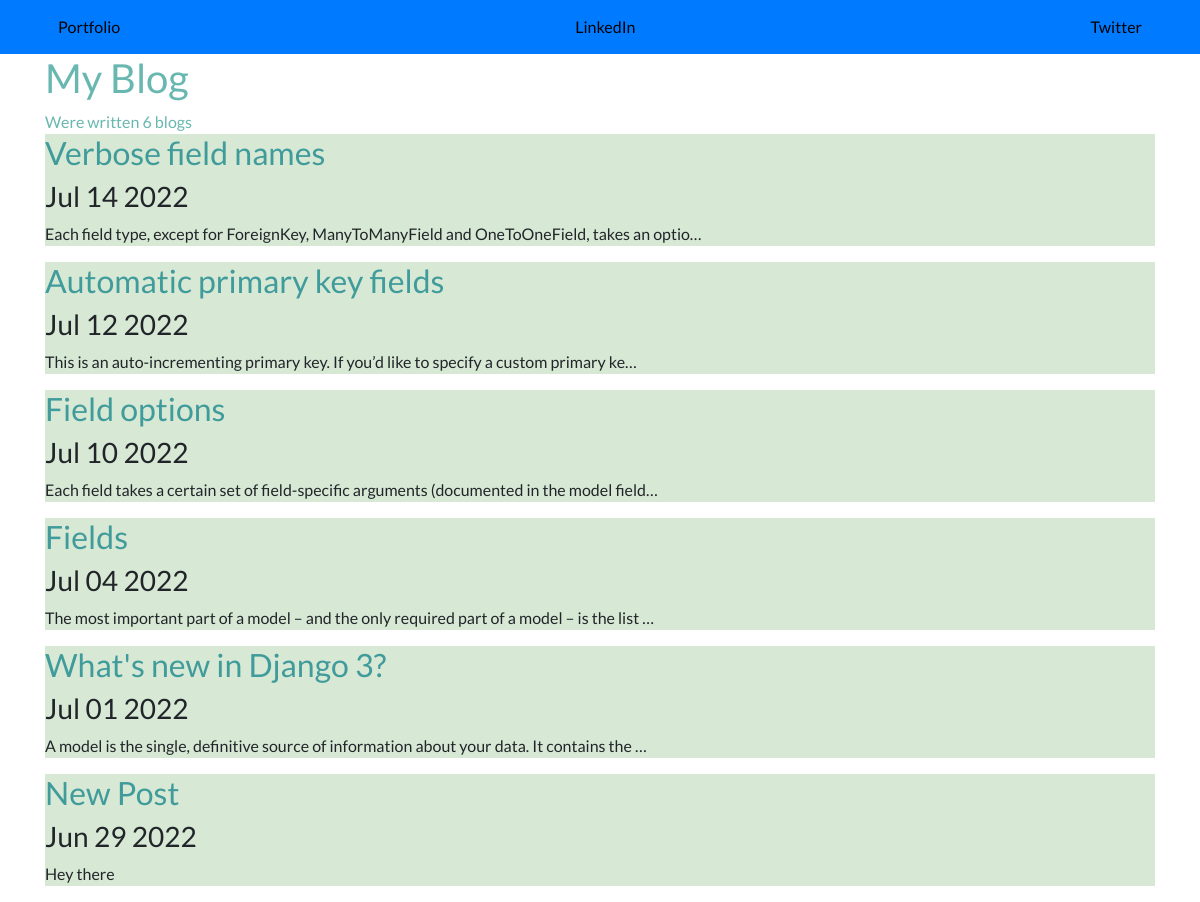
Screenshot of /blog/ with the database file from the repository.
### blog/models.py (models this page shows, shortened)
class blog_model(models.Model):
    title = models.CharField(max_length=100)
    date = models.DateField()
    description = models.TextField()
    class Meta:
        verbose_name = 'Blog'
        verbose_name_plural = 'Blogs'

### blog/views.py (the view)
# urls.py: path( '', views.all_blogs, name='all_blogs'),
def all_blogs(request):
    blogs = blog_model.objects.order_by('-date')
    return render(request,'blog/all_blogs.html',{'blogs':blogs,'showBlog':False})

### blog/templates/blog/all_blogs.html (shortened to what this page needs)
{% extends 'portfolio/base.html' %}
{% block content %}
     <div class="header">
        <h1 class="title">My Blog</h1>
        <div class="were_writen">Were written {{ blogs.count }} blog{{ blogs.count|pluralize}}</div>
    </div>
    {% for blog in blogs %}
    <div class="news-title">
        <a href="{% url 'blog:detail' blog.id %}"><h2 style="color: #409b9b;">{{blog.title}}</h2></a>
        <h3>{{blog.date| date:'M d Y'}}</h3>
        <p>
            {{blog.description|safe|truncatechars:90}}
        </p>
    </div>
    {% endfor %}
{% endblock content %}

### portfolio/static/portfolio/custom.css (style rules this page uses)
body { font-family: 'Lato', sans-serif; }

### blog/templates/blog/all_blogs.html (style rules this page uses)
.were_writen { font-size: solid 15px font-family: Arial, Helvetica, sans-serif; }
.header { color:#0b8b7f9e; }
.news-title { background-color:#1376072b }

### rows the page displays
blog_model: title "Verbose field names", date "Jul 14 2022", description "Each field type, except for ForeignKey, ManyToManyField and OneToOneField, takes an optio…"
blog_model: title "Automatic primary key fields", date "Jul 12 2022", description "This is an auto-incrementing primary key. If you’d like to specify a custom primary ke…"
blog_model: title "Field options", date "Jul 10 2022", description "Each field takes a certain set of field-specific arguments (documented in the model field…"
blog_model: title "Fields", date "Jul 04 2022", description "The most important part of a model – and the only required part of a model – is the list …"
blog_model: title "What's new in Django 3?", date "Jul 01 2022", description "A model is the single, definitive source of information about your data. It contains the …"
blog_model: title "New Post", date "Jun 29 2022", description "Hey there"

### other values shown
{{ blogs.count }} "6"
